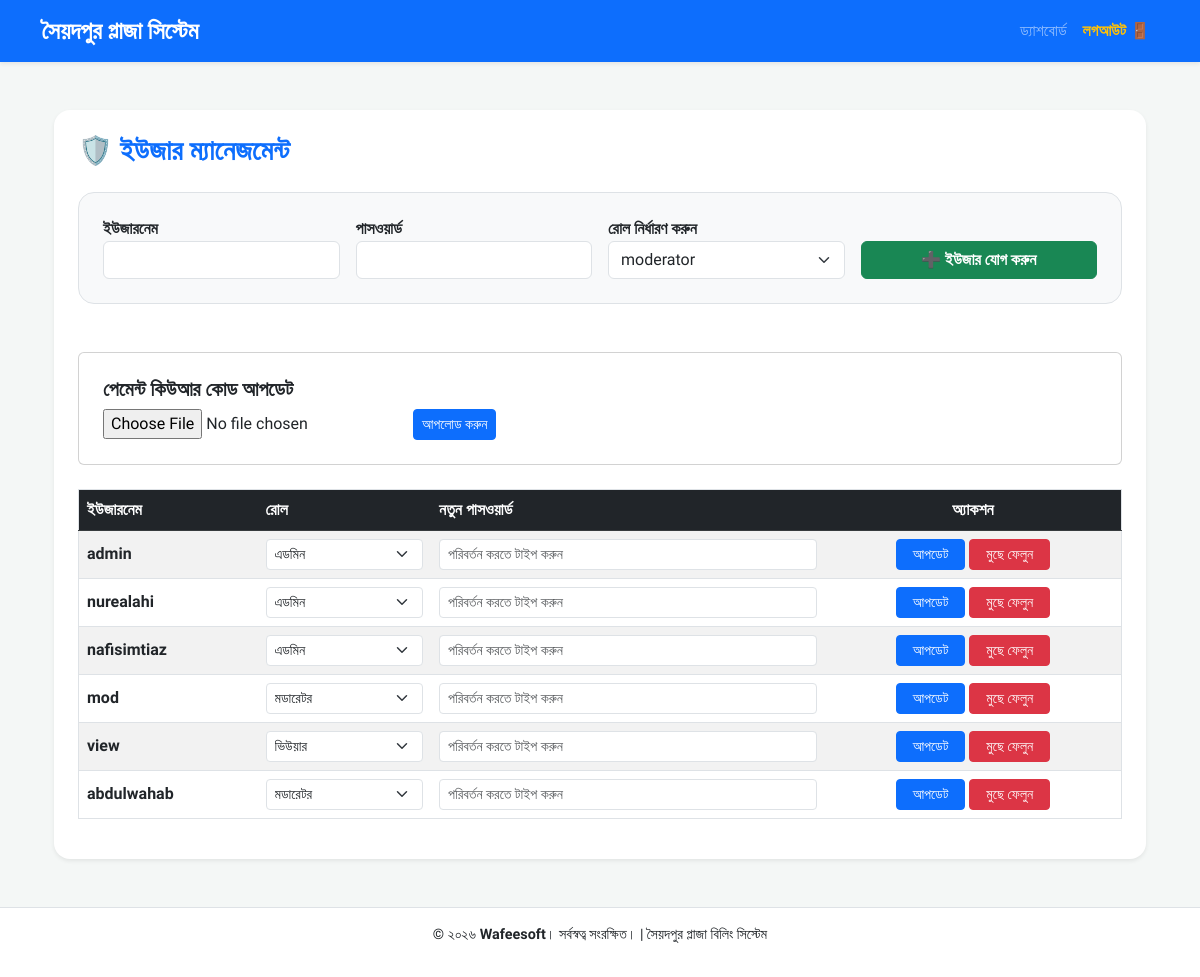
Before: /admin/admin_settings (signed in) with the older database file.
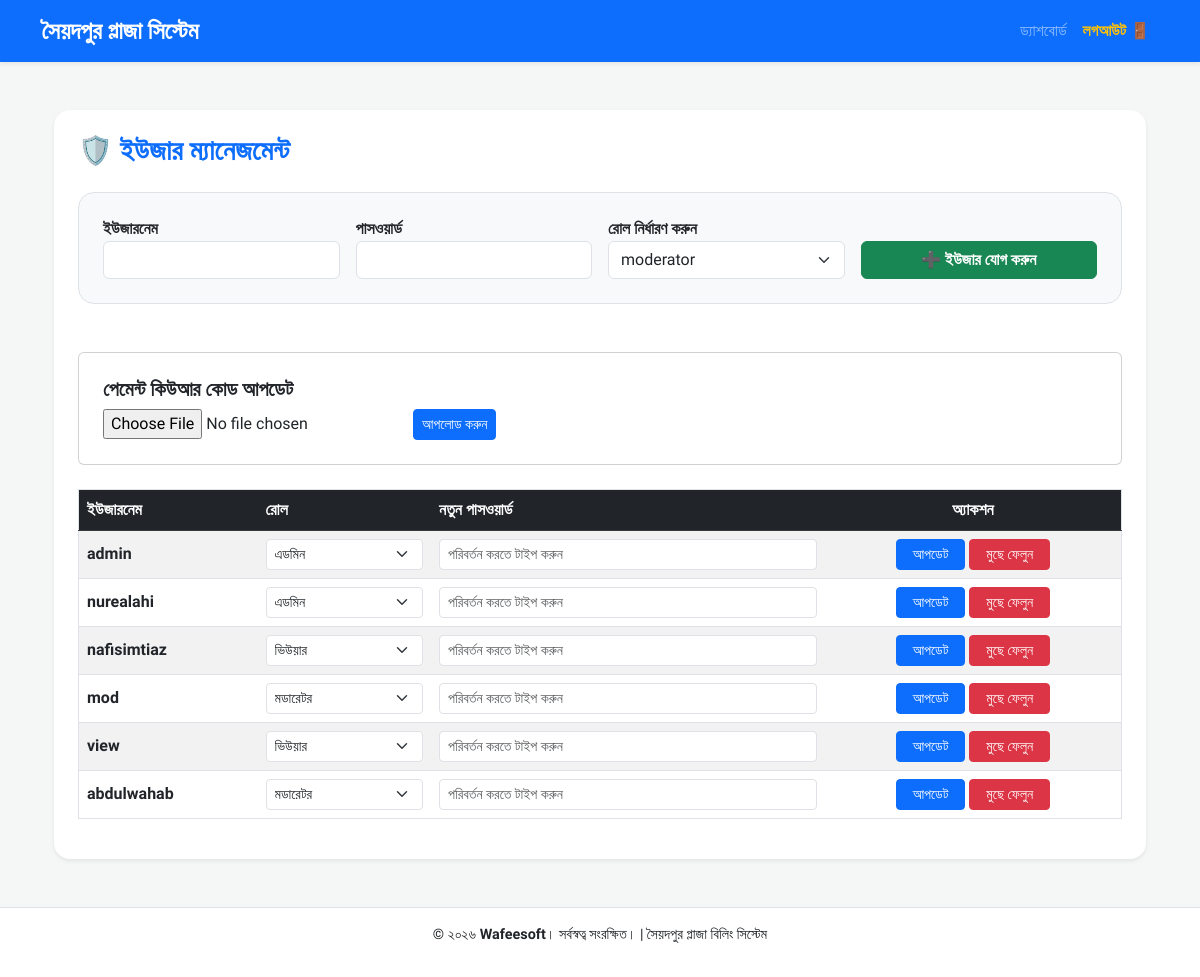
After: the same page with the newer database file.
### tables this page shows
CREATE TABLE "users" (
	"id"	INTEGER,
	"username"	TEXT NOT NULL UNIQUE,
	"password"	TEXT NOT NULL,
	"role"	TEXT NOT NULL,
	PRIMARY KEY("id" AUTOINCREMENT)
);

### app.py (the view, shortened to what this page needs)
@app.route('/admin/admin_settings', methods=['GET', 'POST'])
@role_required(['admin'])
def admin_settings():
    conn = get_db_connection()
    users_list = conn.execute('SELECT * FROM users').fetchall()
    conn.close()
    return render_template('admin_settings.html', users=users_list)

### app.py (called while the page is built)
def get_db_connection():
    conn = sqlite3.connect(DB_PATH)
    conn.row_factory = sqlite3.Row
    return conn

def role_required(allowed_roles):
    def decorator(f):
        @wraps(f)
        def decorated_function(*args, **kwargs):
            if 'role' not in session:
                flash('দয়া করে আগে লগইন করুন।', 'danger')
                return redirect(url_for('login'))
            user_role = session['role']
            if user_role not in allowed_roles:
                flash('এই পেজে প্রবেশ করার আপনার অনুমতি নেই!', 'danger')
                return redirect(url_for('dashboard')) # অথবা অন্য কোনো পেজ
            return f(*args, **kwargs)
        return decorated_function
    return decorator

@app.context_processor
def inject_user_role():
    username = session.get('username', 'Guest')
    user_role = session.get('user_role', 'None')
    return dict(username=username, user_role=user_role)

### templates/admin_settings.html (shortened to what this page needs)
{% extends 'base.html' %}
{% block content %}
<div class="container mt-4">
    <div class="card p-4 shadow-sm border-0 rounded-4">
        <h3 class="fw-bold text-primary mb-4">🛡️ ইউজার ম্যানেজমেন্ট</h3>
        <form action="{{ url_for('admin_settings') }}" method="POST" class="mb-5 p-4 bg-light rounded-4 border">
            <div class="row g-3 align-items-end">
                <div class="col-md-3">
                    <label class="fw-bold">ইউজারনেম</label>
                    <input type="text" name="username" class="form-control" required>
                </div>
                <div class="col-md-3">
                    <label class="fw-bold">পাসওয়ার্ড</label>
                    <input type="password" name="password" class="form-control" required>
                </div>
                <div class="col-md-3">
                    <label class="fw-bold">রোল নির্ধারণ করুন</label>
                    <select name="user_role" class="form-select">
                        <option value="moderator">moderator</option>
                    </select>
                </div>
                <div class="col-md-3">
                    <button type="submit" class="btn btn-success w-100 fw-bold">➕ ইউজার যোগ করুন</button>
                </div>
            </div>
        </form>
        <div class="card p-4 mb-4">
            <h5 class="fw-bold">পেমেন্ট কিউআর কোড আপডেট</h5>
            <form action="{{ url_for('upload_qr_code') }}" method="POST" enctype="multipart/form-data">
                <input type="file" name="qr_image" accept="image/*" required>
                <button type="submit" class="btn btn-primary btn-sm">আপলোড করুন</button>
            </form>
        </div>
        <div class="table-responsive">
            <table class="table table-hover table-striped align-middle border">
                <thead class="table-dark">
                    <tr>
                        <th>ইউজারনেম</th>
                        <th>রোল</th>
                        <th>নতুন পাসওয়ার্ড</th>
                        <th class="text-center">অ্যাকশন</th>
                    </tr>
                </thead>
                <tbody>
                    {% for user in users %}
                    <tr>
                        <form action="{{ url_for('admin_settings') }}" method="POST">
                            <td><strong>{{ user.username }}</strong></td>
                            <td>
                                <select name="role" class="form-select form-select-sm">
                                    <option value="admin" {% if user.role == 'admin' %}selected{% endif %}>এডমিন</option>
                                    <option value="moderator" {% if user.role == 'moderator' %}selected{% endif %}>মডারেটর</option>
                                    <option value="viewer" {% if user.role == 'viewer' %}selected{% endif %}>ভিউয়ার</option>
                                </select>
                            </td>
                            <td>
                                <input type="password" name="password" placeholder="পরিবর্তন করতে টাইপ করুন" class="form-control form-control-sm">
                            </td>
                            <td class="text-center">
                                <button type="submit" name="action" value="update" class="btn btn-primary btn-sm px-3">আপডেট</button>
                                <button type="submit" name="action" value="delete" class="btn btn-danger btn-sm px-3" onclick="return confirm('মুছে ফেলতে চান?');">মুছে ফেলুন</button>
                            </td>
                        </form>
                    </tr>
                    {% endfor %}
                </tbody>
            </table>
        </div>
    </div>
</div>
{% endblock %}

Changed rows visible on the page:
changed users "nafisimtiaz": role "এডমিন" → "ভিউয়ার"
